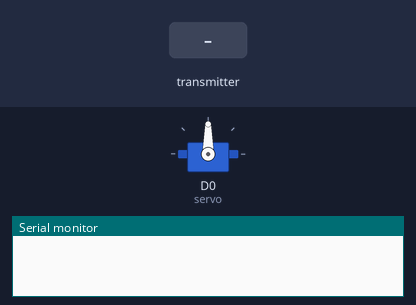
Bench run of a sketch on a simulated ESP8266 (NodeMCU). Shown: servo, the last lines printed to the serial monitor. The test bench sets the inputs (shaded band). No radio packets arrive unless stated.

Above: at 1.2 s.
1.3 s: the transmitter starts sending value = 0
At 2.5 s:
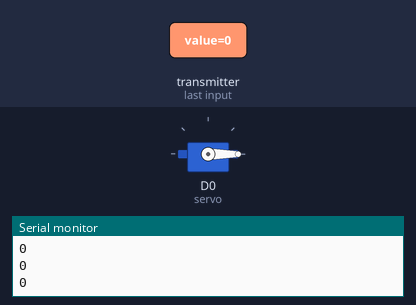
2.8 s: the transmitter starts sending value = 256
At 3.7 s:
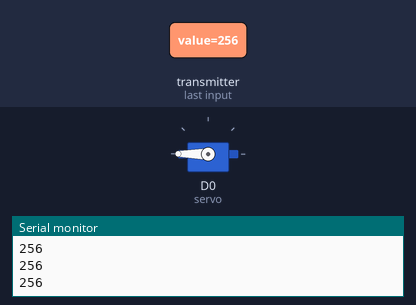
4.3 s: the transmitter starts sending value = 1023
At 4.8 s:
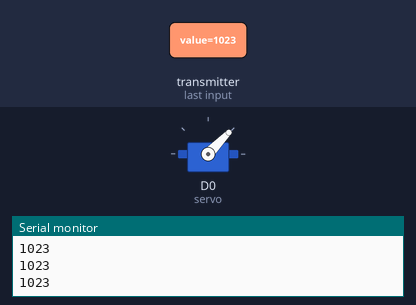
5.8 s: the transmitter starts sending value = 512
At 7.1 s:
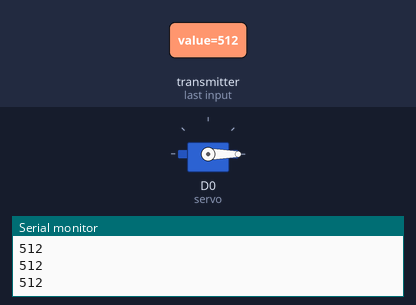
Timing chart, 0 to 8.3 s (numbered marks = the images above; inputs shaded):
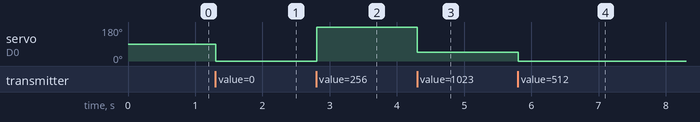

Measured:
- after the input at 1.3 s, servo on D0 (servo): 90° → 0° at once
- after the input at 2.8 s, servo on D0 (servo): 0° → 180° at once
- after the input at 4.3 s, servo on D0 (servo): 180° → 46° at once
- after the input at 5.8 s, servo on D0 (servo): 46° → 0° at once

The sketch:

Receiver.ino
```cpp
/*Receiver program
 * https://srituhobby.com
 */
//Include libraries
#include <Servo.h>
#include <SPI.h>
#include <nRF24L01.h>
#include <RF24.h>
//Create an object for the RF library and enter the CE and CSN pins, respectively
RF24 radio(D4, D2);
//Create an object for the servo library
Servo servo;
//Create an address to identify the transmitter
const byte address[6] = "00001";

void setup() {
//Begin the serial monitor and RF24 library
  Serial.begin(9600);
  radio.begin();
//Include the servo motor pin
  servo.attach(D0);
//Set the address
  radio.openReadingPipe(0, address);
  radio.setPALevel(RF24_PA_LOW);
//Set that module as a receiver
  radio.startListening();
}
void loop() {

  //  if (radio.available()) {
  //    char text[32] = "";
  //    radio.read(&text, sizeof(text));
  //    Serial.println(text);
  //  }

  delay(5);
//Check the transmit data using the IF condition
  if (radio.available()) {
    while (radio.available()) {
      int value = 0;
//Get the transmit values
      radio.read(&value, sizeof(value));
//Write these values on the servo
      servo.write(value);
//Print these values on the serial monitor
      Serial.println(value);
    }
  }
}
```
